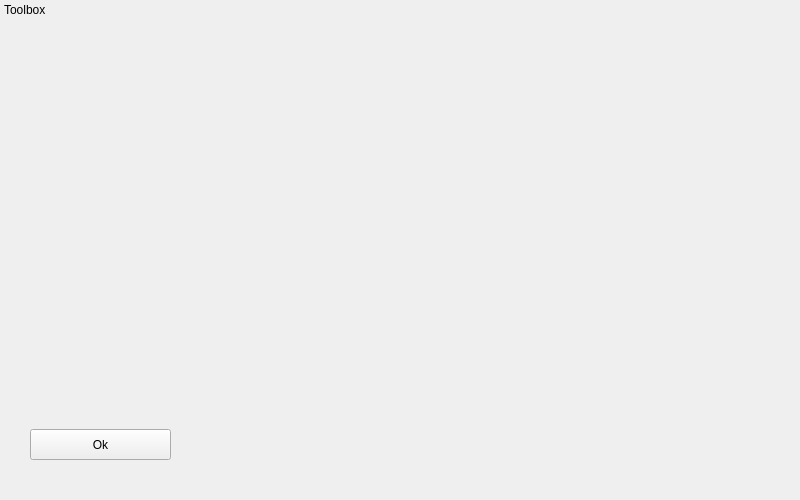
<?xml version="1.0" encoding="UTF-8"?>
<ui version="4.0">
 <class>RoomEditor</class>
 <widget class="QMainWindow" name="RoomEditor">
  <property name="geometry">
   <rect>
    <x>0</x>
    <y>0</y>
    <width>800</width>
    <height>500</height>
   </rect>
  </property>
  <property name="minimumSize">
   <size>
    <width>800</width>
    <height>500</height>
   </size>
  </property>
  <property name="windowTitle">
   <string>Edit room</string>
  </property>
  <widget class="QWidget" name="centralwidget"/>
  <widget class="QMenuBar" name="menubar">
   <property name="geometry">
    <rect>
     <x>0</x>
     <y>0</y>
     <width>800</width>
     <height>21</height>
    </rect>
   </property>
  </widget>
  <widget class="QDockWidget" name="dckSettings">
   <property name="minimumSize">
    <size>
     <width>200</width>
     <height>63</height>
    </size>
   </property>
   <property name="maximumSize">
    <size>
     <width>200</width>
     <height>524287</height>
    </size>
   </property>
   <property name="features">
    <set>QDockWidget::DockWidgetMovable</set>
   </property>
   <property name="allowedAreas">
    <set>Qt::LeftDockWidgetArea|Qt::RightDockWidgetArea</set>
   </property>
   <property name="windowTitle">
    <string>Toolbox</string>
   </property>
   <attribute name="dockWidgetArea">
    <number>1</number>
   </attribute>
   <widget class="QWidget" name="dockWidgetContents">
    <widget class="QPushButton" name="btnOk">
     <property name="geometry">
      <rect>
       <x>30</x>
       <y>410</y>
       <width>141</width>
       <height>31</height>
      </rect>
     </property>
     <property name="text">
      <string>Ok</string>
     </property>
     <property name="icon">
      <iconset resource="resources.qrc">
       <normaloff>:/icons/ok</normaloff>:/icons/ok</iconset>
     </property>
    </widget>
   </widget>
  </widget>
 </widget>
 <resources>
  <include location="resources.qrc"/>
 </resources>
 <connections/>
</ui>
